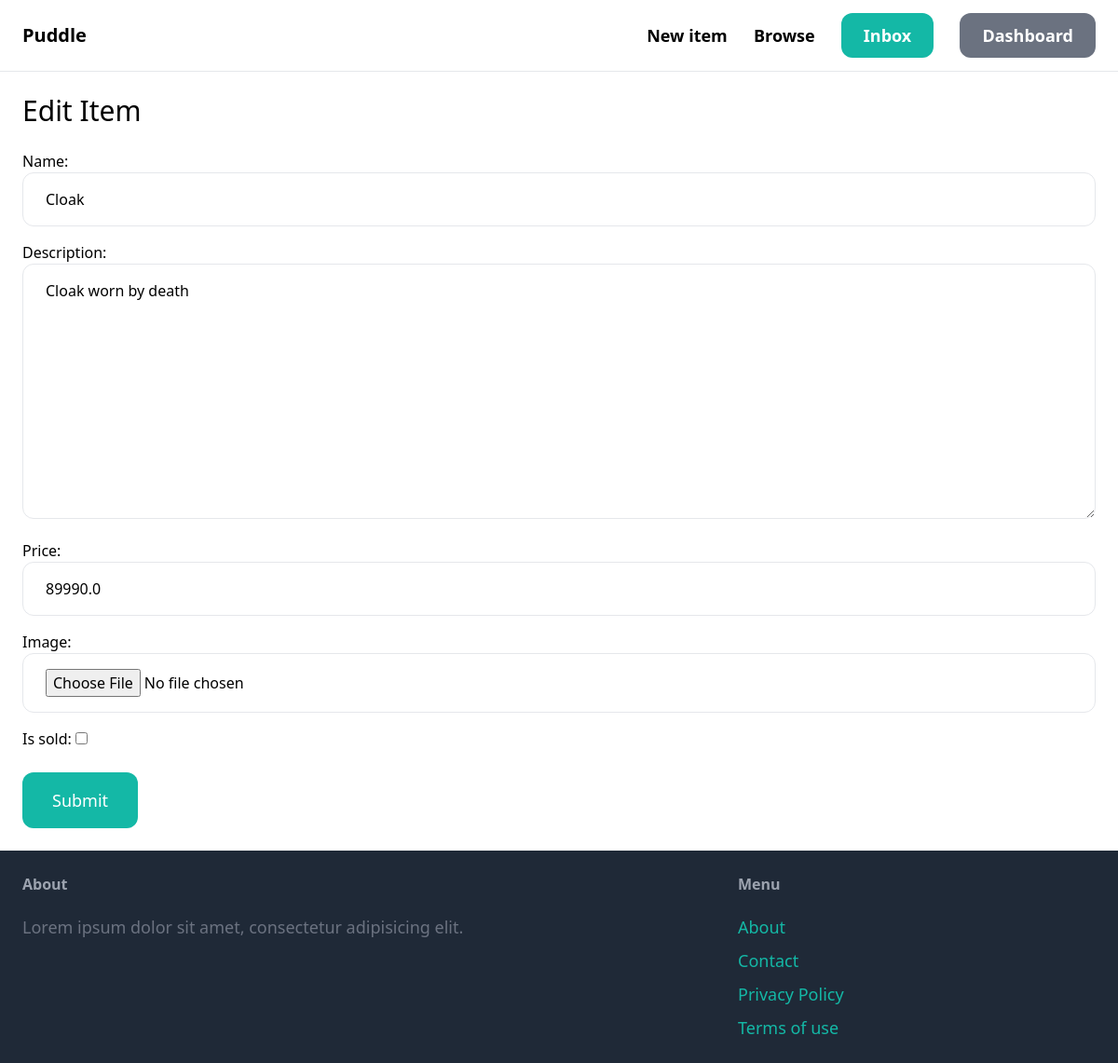
/items/4/edit/ (signed in), run on an earlier commit of the app's database.
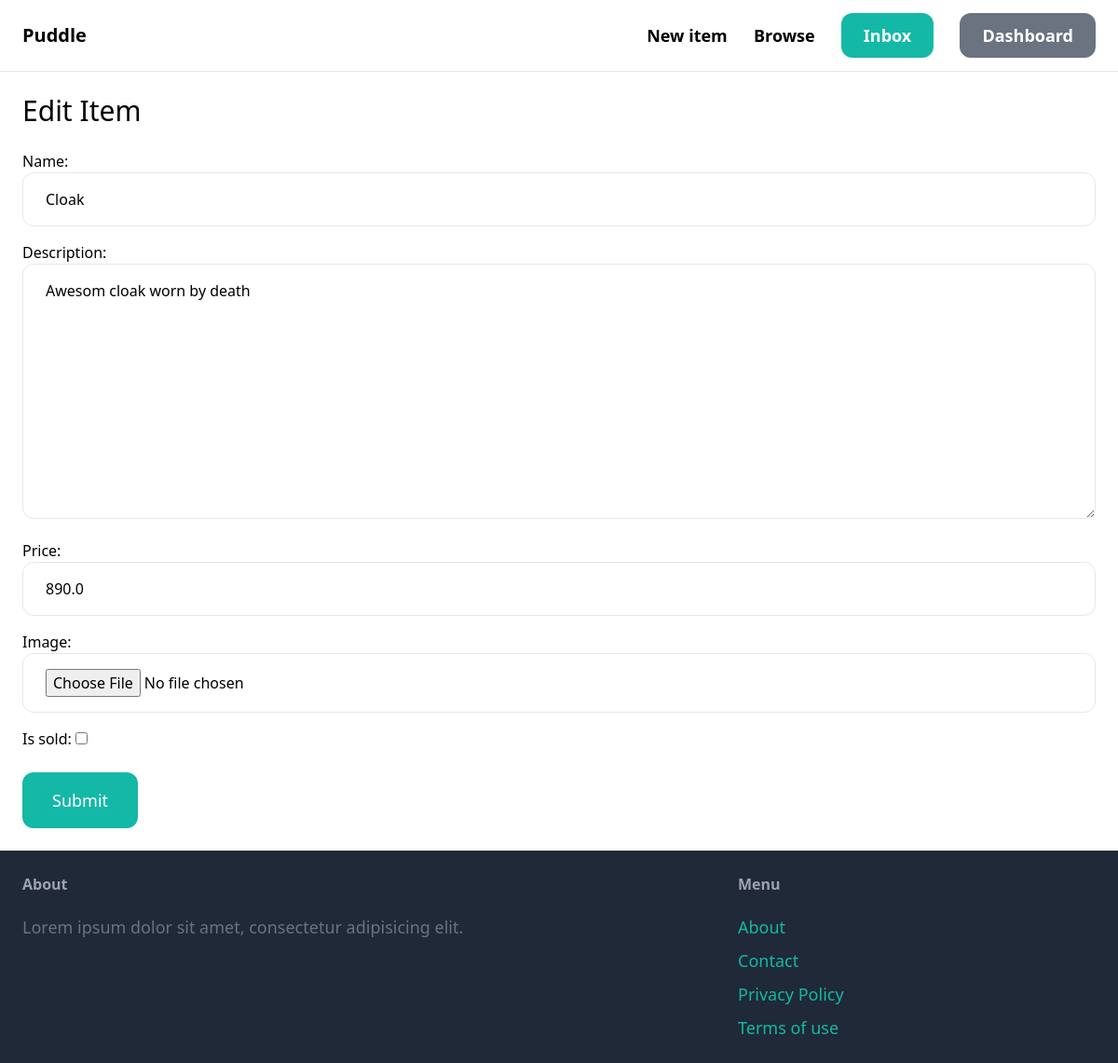
And on a later commit of the database.
### item/models.py (models this page shows, shortened)
class Item(models.Model):
    category = models.ForeignKey(Category, related_name='items', on_delete=models.CASCADE)
    name = models.CharField(max_length=255)
    description  = models.TextField(blank=True, null=True)
    price = models.FloatField()
    image = models.ImageField(upload_to='item_images', null=True, blank=True)
    is_sold = models.BooleanField(default=False)
    created_by = models.ForeignKey(User, related_name='items', on_delete=models.CASCADE)
    created_at = models.DateTimeField(auto_now_add=True)

### item/views.py (the view)
# urls.py: path('<int:pk>/edit/', views.edit, name='edit'),
@login_required
def edit(request, pk):
    item = get_object_or_404(Item, pk=pk, created_by=request.user)
    if request.method == 'POST':
        form = EditItemForm(request.POST, request.FILES, instance=item)
        if form.is_valid:
            form.save()
            return redirect('item:detail', pk=item.id)
    else:
        form = EditItemForm(instance=item)
    return render(request, 'form.html', {
        'form': form,
        'title': 'Edit Item',
    })

### item/forms.py
class EditItemForm(forms.ModelForm):
    class Meta:
        model = Item
        fields = ('name', 'description', 'price', 'image', 'is_sold')
        widgets = {
            'name': forms.TextInput(attrs={
                'class': INPUT_CLASSES
            }),
            'description': forms.Textarea(attrs={
                'class': INPUT_CLASSES
            }),
            'price': forms.TextInput(attrs={
                'class': INPUT_CLASSES
            }),
            'image': forms.FileInput(attrs={
                'class': INPUT_CLASSES
            })
        }

### item/templates/form.html (shortened to what this page needs)
{% extends "core/base.html" %}
{% block content %}
    <h1 class="mb-6 text-3xl">{{ title }}</h1>
    <form method="post" action="." enctype="multipart/form-data">
        <div class="space-y-4">
            {{ form.as_p }}
        </div>
    <button class="mt-6 py-4 px-8 text-lg bg-teal-500 hover:bg-teal-700 rounded-xl text-white">Submit</button>
    </form>
{% endblock %}

What changed in the data, as far as the page shows it:
changed Item "Cloak": description "Cloak worn by death" → "Awesom cloak worn by death"; price "89990.0" → "890.0"
